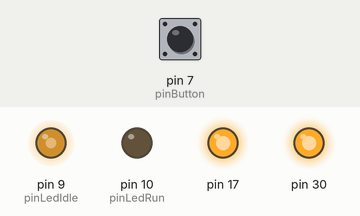
Bench run of a sketch on a simulated SparkFun Pro Micro, built with avr-gcc and run on an emulated ATmega32U4. Shown: output pins drawn as LEDs (lit = HIGH). Inputs (shaded band) come from the test bench; at power-on: pin 7 (pinButton) HIGH. USB keyboard and mouse output is not drawn.

Above: at 1.2 s.
1.3 s: pin 7 (pinButton) pulled LOW for 0.15 s
At 3.1 s:
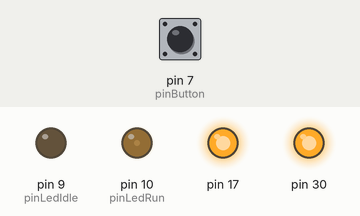
4.3 s: pin 7 (pinButton) pulled LOW for 1 s
At 4.7 s:
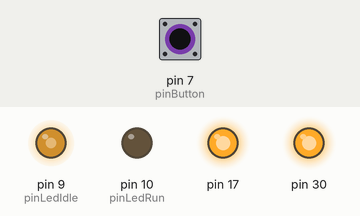
6.8 s: pin 7 (pinButton) pulled LOW for 3.2 s
At 9.4 s:
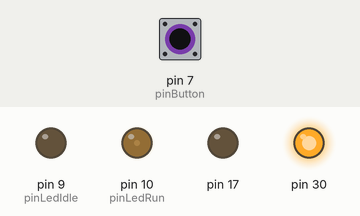
Timing chart, 0 to 17.5 s (numbered marks = the images above; inputs shaded):
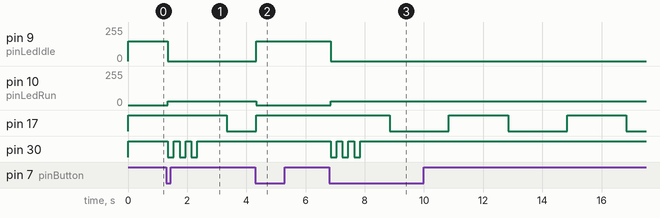

The sketch:

mousejiggler.ino
```cpp
// Pro Micro Mouse Jiggler - by Widge, 2025
// Start/stop button + external status LEDs added 2026
//
// TX LED blinks each jiggle, RX LED heartbeats every 2s (while jiggling)
// All LEDs off if no host is enumerated
//
// --- WIRING -------------------------------------------------------------
//  Button : pin 7  ->  button  ->  GND        (internal pullup, no resistor)
//  RUN LED: pin 9  ->  resistor -> LED -> GND (on while jiggling)
//  IDLE LED:pin 10 ->  resistor -> LED -> GND (on while idle)
//  Use ~220-1k ohm series resistors. Pins 9 and 10 are hardware PWM, so
//  brightness is adjustable below.
// ------------------------------------------------------------------------


// == SET YOUR SPECIFIC VALUES HERE ===========================
// ||                                                        ||
// || How long should one press keep the jiggler running?     ||
      constexpr unsigned long windowMinutes = 60;
// ||                                                        ||
// || How long before the window ends should the RUN LED     ||
// || start flashing as a warning? (in seconds)              ||
      constexpr unsigned long warningSeconds = 120;
// ||                                                        ||
// || LED brightness, 0 (off) to 255 (full). Change this one ||
// || number to dim/brighten both LEDs.                      ||
      constexpr uint8_t ledBrightnessRun  = 30;
      constexpr uint8_t ledBrightnessIdle = 150;
// ||                                                        ||
// || Warning flash timing: one flash every flashPeriod ms,  ||
// || lit for flashOn ms of it.                              ||
      constexpr unsigned long flashPeriod = 500;
      constexpr unsigned long flashOn     = 250;
// ||                                                        ||
// || When active, how often should we wait between jiggles? ||
      constexpr int periodicityMinutes = 1;  // in minutes   ||
      constexpr int periodicitySeconds = 5; // and seconds  ||
// ||                                                        ||
// || How many pixels should we jiggle?                      ||
      constexpr int jiggle = 2;
// ||                                                        ||
// || How fast should we jiggle (in milliseconds)            ||
// || This is the delay between when the mouse is moved to   ||
// || the right and back to the left. A shorter delay makes  ||
// || it less perceptible to humans, but too short can cause ||
// || it to also fail to register to the computer. Increase  ||
// || this value if the jiggle fails to prevent inactivity.  ||
      constexpr int jiggleFreeze = 5;
// ||                                                        ||
// || When we jiggle, how many times should we blink the TX  ||
// || light?                                                 ||
      constexpr int blinks = 3;
// ||                                                        ||
// || When active, How often should we pulse the RX light to ||
// || indicate life? (in seconds                             ||
      constexpr int heartbeat = 2;
// ||                                                        ||
// || Which pins? (9 and 10 must stay PWM-capable)           ||
      constexpr uint8_t pinButton  = 7;
      constexpr uint8_t pinLedRun  = 10;
      constexpr uint8_t pinLedIdle = 9;
// ||                                                        ||
// || Button debounce time (ms). Raise if a single press     ||
// || ever registers twice.                                  ||
      constexpr unsigned long debounceMs = 40;
// ||                                                        ||
// ============================================================


#include <Mouse.h>

bool stateActive = false;                 // is a USB host enumerated?
bool jiggling    = false;                 // are we inside the run window?

unsigned long windowStart = 0;
constexpr unsigned long windowMs  = windowMinutes * 60000UL;
constexpr unsigned long warningMs = warningSeconds * 1000UL;

unsigned long previousMillis = 0;
constexpr unsigned long interval = (periodicityMinutes * 60000UL) + (periodicitySeconds * 1000UL);

unsigned long ledMillis = 0;
constexpr unsigned long ledPeriod = heartbeat * 1000UL;
bool ledOn = false;

bool txBlinkActive = false;
int txBlinkCount = 0;
unsigned long txLastToggle = 0;
constexpr unsigned long txBlinkInterval = 200; // ms

// Button debounce state
bool buttonRaw    = false;   // last raw reading (true = pressed)
bool buttonStable = false;   // last debounced reading
unsigned long buttonChanged = 0;

// Host polling
unsigned long hostPollMillis = 0;
constexpr unsigned long hostPollInterval = 250; // ms


static inline bool usbConfigured() {
  // On 32U4 Arduino cores, this reports true once the host has enumerated the CDC device.
  USBDevice.poll();
  return USBDevice.configured() && !USBDevice.isSuspended();
}


// --- External status LEDs ------------------------------------------------

void ledsOff() {
  analogWrite(pinLedRun, 0);
  analogWrite(pinLedIdle, 0);
}


void updateIndicators() {
  if (!jiggling) {
    analogWrite(pinLedRun, 0);
    analogWrite(pinLedIdle, ledBrightnessIdle);
    return;
  }

  analogWrite(pinLedIdle, 0);

  const unsigned long elapsed = millis() - windowStart;
  const unsigned long remaining = (elapsed >= windowMs) ? 0 : (windowMs - elapsed);

  if (remaining <= warningMs) {
    // About to expire: one flash every flashPeriod ms.
    const bool lit = ((millis() - windowStart) % flashPeriod) < flashOn;
    analogWrite(pinLedRun, lit ? ledBrightnessRun : 0);
  } else {
    analogWrite(pinLedRun, ledBrightnessRun);
  }
}


// --- Start / stop --------------------------------------------------------

void doJiggle() {
  Mouse.move(jiggle, 0, 0);
  delay(jiggleFreeze);     // tiny pause so host sees two distinct reports
  Mouse.move(-jiggle, 0, 0);
}


void triggerTxBlink() {
  txBlinkActive = true;
  txLastToggle = 0;
  txBlinkCount = 0;
  TXLED0; // ensure OFF before starting
}


void startJiggling() {
  jiggling = true;
  windowStart = millis();
  ledMillis = millis();
  ledOn = false;
  RXLED0;

  doJiggle();               // confirm it works the moment the button is pressed
  previousMillis = millis();
  triggerTxBlink();
}


void stopJiggling() {
  jiggling = false;
  txBlinkActive = false;
  TXLED0;
  RXLED0;
}


void updateButton() {
  const unsigned long now = millis();
  const bool raw = (digitalRead(pinButton) == LOW);   // INPUT_PULLUP: LOW = pressed

  if (raw != buttonRaw) {
    buttonRaw = raw;
    buttonChanged = now;
    return;
  }

  if ((now - buttonChanged) >= debounceMs && raw != buttonStable) {
    buttonStable = raw;
    if (buttonStable) {                 // act on the press, not the release
      if (jiggling) stopJiggling();
      else          startJiggling();
    }
  }
}


// --- On-board TX/RX LEDs -------------------------------------------------

void updateTxBlink() {
  if (!txBlinkActive) return;
  unsigned long now = millis();

  if (txLastToggle == 0 || (now - txLastToggle) >= txBlinkInterval) {
    txLastToggle = now;

    // Toggle ON/OFF each call
    if (txBlinkCount % 2 == 0) {
      TXLED1; // ON
    } else {
      TXLED0; // OFF
    }
    txBlinkCount++;

    // Blink away
    if (txBlinkCount >= (blinks *2)) {
      txBlinkActive = false;
      TXLED0; // ensure OFF at the end
    }
  }
}


void jigglypuff() {
  const unsigned long now = millis();

  // --- Heartbeat on RX LED (quick blink to show sketch is alive) ---
  if (now - ledMillis >= ledPeriod) {
    ledMillis = now;
    ledOn = !ledOn;
    if (ledOn) RXLED1; else RXLED0;
  }

  // --- Periodic mouse jiggle ---
  if (now - previousMillis >= interval) {
    previousMillis = now;
    doJiggle();
    triggerTxBlink();
  }
  updateTxBlink();
}


void setup() {
  TX_RX_LED_INIT;
  TXLED0; RXLED0;

  pinMode(pinButton, INPUT_PULLUP);
  pinMode(pinLedRun, OUTPUT);
  pinMode(pinLedIdle, OUTPUT);
  ledsOff();

  Mouse.begin();

  // Seed the debouncer with the resting state so a held pin at boot
  // isn't read as a fresh press.
  buttonRaw = buttonStable = (digitalRead(pinButton) == LOW);
  buttonChanged = millis();

  stateActive = usbConfigured();
  hostPollMillis = millis();
}


void loop() {
  const unsigned long now = millis();

  // Keep an eye on the host without blocking the button.
  if (now - hostPollMillis >= hostPollInterval) {
    hostPollMillis = now;
    stateActive = usbConfigured();
  }

  // The run window expires on real time, host or no host.
  if (jiggling && (now - windowStart) >= windowMs) {
    stopJiggling();
  }

  if (stateActive) {
    updateButton();
    if (jiggling) jigglypuff();
    updateIndicators();
  } else {
    // No computer connected: everything dark, button ignored.
    TXLED0;
    RXLED0;
    ledsOff();
  }
}
```

Measured:
- after the input at 1.3 s, pin 9 (pinLedIdle): 150/255 → 0/255 at once; pin 10 (pinLedRun): 0/255 → 30/255 at once; pin 17: HIGH → LOW after 2.0 s; pin 30: alternates HIGH for 0.20 s and LOW for 0.20 s, 6 changes in all, then stays HIGH, starting at once
- after the input at 4.3 s, pin 9 (pinLedIdle): 0/255 → 150/255 at once; pin 10 (pinLedRun): 30/255 → 0/255 at once; pin 17: LOW → HIGH after 0.04 s instead of 1.0 s
- after the input at 6.8 s, pin 9 (pinLedIdle): 150/255 → 0/255 at once; pin 10 (pinLedRun): 0/255 → 30/255 at once; pin 17: alternates HIGH for 2.0 s and LOW for 2.0 s, starting after 2.0 s; pin 30: alternates HIGH for 0.20 s and LOW for 0.20 s, 6 changes in all, then stays HIGH, starting at once
